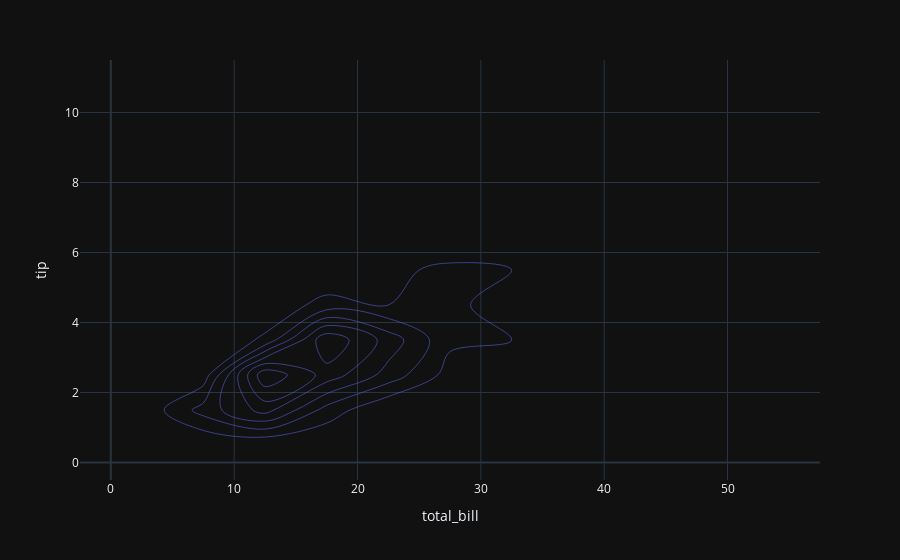

Here is the notebook cell this chart was saved with:
### Code cell
px.density_contour(tips, 
                   x='total_bill', 
                   y='tip', 
                   template='plotly_dark'
)

### Figure 1 — Plotly figure (JSON) as saved in the notebook; plotly's stock layout.template omitted (floating-point values rounded to 4 significant figures; data arrays with more than 128 entries replaced by an {"elided": "..."} marker saying what was removed)
{"data": [{"contours": {"coloring": "none"}, "hovertemplate": "total_bill=%{x}<br>tip=%{y}<br>count=%{z}<extra></extra>", "legendgroup": "", "line": {"color": "#636efa"}, "name": "", "showlegend": false, "type": "histogram2dcontour", "x": {"elided": "244 float values"}, "xaxis": "x", "xbingroup": "x", "y": {"elided": "244 float values"}, "yaxis": "y", "ybingroup": "y"}], "layout": {"legend": {"tracegroupgap": 0}, "margin": {"t": 60}, "xaxis": {"anchor": "y", "domain": [0, 1], "title": {"text": "total_bill"}}, "yaxis": {"anchor": "x", "domain": [0, 1], "title": {"text": "tip"}}}}
